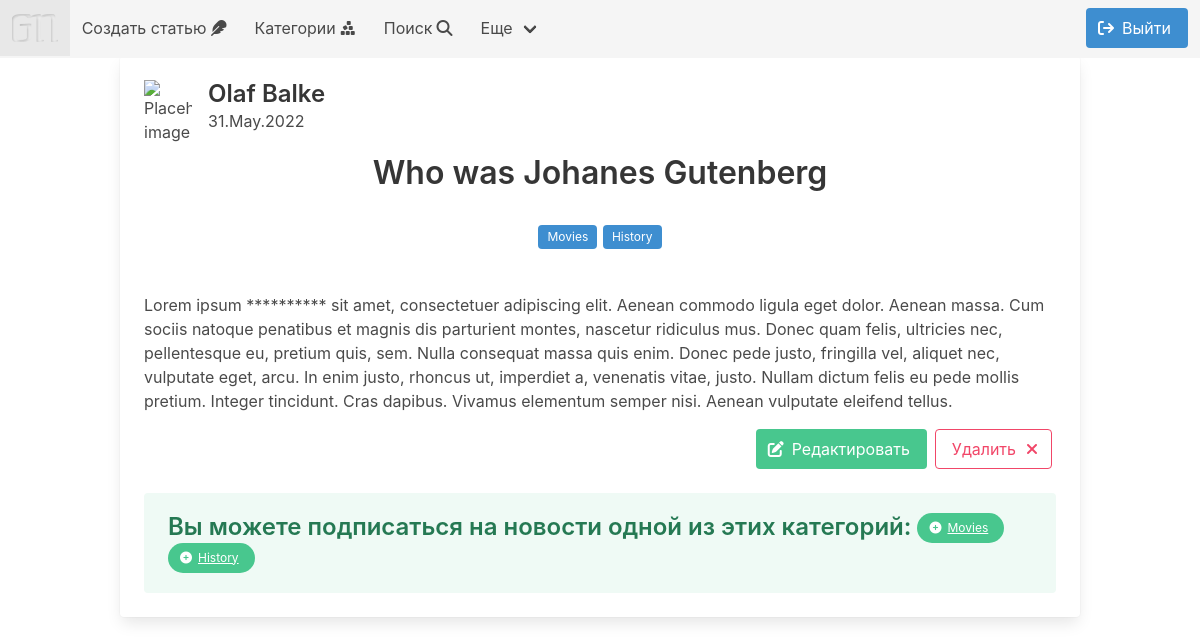
Screenshot of /news/1 (signed in) with the database file from the repository.
### news/models.py (models this page shows, shortened)
class Post(models.Model):
    author = models.ForeignKey(Author, on_delete=models.CASCADE)
    post_type = models.CharField(max_length=3, choices=[('ART', 'Article'), ('NEW', 'News')], default='A')
    creation_date = models.DateTimeField(auto_now_add=True)
    categories = models.ManyToManyField(Category, through='PostCategory')
    post_title = models.CharField(max_length=255)
    post_text = models.TextField()
    post_rating = models.IntegerField(default=0)

class Author(models.Model):
    user = models.OneToOneField(User, on_delete=models.CASCADE)
    user_rating = models.IntegerField(default=0)
    def __str__(self):
        return f'{self.user}'

class Category(models.Model):
    category_name = models.CharField(max_length=256, unique=True)
    subscribers = models.ManyToManyField(User, through='UserCategory')
    def __str__(self):
        return f'{self.category_name}'

### news/views.py (the view)
# urls.py: path('<int:pk>', PostDetail.as_view(), name='post_detail'),
class PostDetail(DetailView):
    model = Post
    template_name = 'news/post_detail.html'
    context_object_name = 'post_detail'

### news/templatetags/custom_filters.py (called while the page is built)
@register.filter(name='censor')
def censor(value):
   bad_words = ['профурсетка', 'проходимец', 'охальница', 'сволочь', 'негодяй', 'подлец']
   text = set(value.split())
   for word in text:
      for bad_word in bad_words:
         if word == bad_word:
               return value.replace(word, '*' * len(word))
   return value # Возвращаемое функцией значение подставится в шаблон.

### templates/news/post_detail.html (shortened to what this page needs)
{% extends 'flatpages/default.html' %}
{% load custom_filters %}
{% block content %}
<div class="card">
    <div class="card-content">
        <div class="media">
            <div class="media-left">
                <figure class="image is-48x48">
                <img src="https://bulma.io/images/placeholders/96x96.png" alt="Placeholder image">
                </figure>
            </div>
        <div class="media-content">
            <p class="title is-4">{{ post_detail.author }}</p>
            <p class="subtitle is-6">{{ post_detail.creation_date | date:'d.M.Y' }}</p>
        </div>
    </div>
    <div class="content">
        <p class="title is-3 is-spaced has-text-centered">
            {{ post_detail.post_title | censor }}
        </p>
        <p class="subtitle is-5 has-text-centered has-text-grey-dark">
            {%for category in post_detail.categories.all%}
            <span class="tag is-info">{{category}}</span>
            {% endfor %}
        </p>
        <br>
        <p>
            {{ post_detail.post_text | censor }}
        </p>
        {% if request.user.username != post_detail.author.username %}
        <div class="buttons is-right">
            <button class="button is-success">
                <span class="icon">
                    <i class="fa-solid fa-pen-to-square"></i>
                </span>
                <span>
                    <a href="{% url 'post_update' post_detail.id %}">
                        <p class="has-text-white">
                        Редактировать
                        </p>
                    </a>
                </span>
            </button>
            <button class="button is-danger is-outlined is-right">
                <a href="{% url 'post_delete' post_detail.id %}">
                    <p class="has-text-danger">
                        Удалить
                    </p>
                </a>
                <span class="icon">
                    <i class="fas fa-times"></i>
                </span>
            </button>
        </div>
        {% endif %}
    </div>
    {% if request.user.is_authenticated %}
        <div class="notification is-success is-light">
            <p class="title is-4">
                Вы можете подписаться на новости одной из этих <strong>категорий</strong>:
            {%for category in post_detail.categories.all%}
                {% if not user in category.subscribers.all %}
                <button class="button is-small is-danger is-light is-rounded ">
                     <span class="icon">
                        <i class="fa-solid fa-circle-minus"></i>
                     </span>
                     <a href="{% url 'subscribe' category.id %}" title="Подписаться">
                         {{category}}
                     </a>
                </button>
                {% else %}
                    <button class="button is-small is-success is-rounded">
                        <span class="icon">
                        <i class="fa-solid fa-circle-plus"></i>
                        </span>
                        <a href="{% url 'unsubscribe' category.id %}" title="Отписаться">
                            {{category}}
                        </a>
                    </button>
                {%endif%}
                {% endfor %}
            </p>
        </div>
    {% endif %}
    </div>
</div>
{% endblock content %}

### rows the page displays
Post: author "Olaf Balke", creation_date "31.May.2022", post_title|censor "Who was Johanes Gutenberg", post_text|censor "Lorem ipsum ********** sit amet, consectetuer adipiscing elit. Aenean commodo ligula eget dolor. Aenean massa. Cum sociis natoque penatibus et magnis dis parturient montes, nascetur ridiculus mus. Donec quam felis, ultricies nec, pellentesque eu, pretium quis, sem. Nulla consequat massa quis enim. Donec pede justo, fringilla vel, aliquet nec, vulputate eget, arcu. In enim justo, rhoncus ut, imperdiet a, venenatis vitae, justo. Nullam dictum felis eu pede mollis pretium. Integer tincidunt. Cras dapibus. Vivamus elementum semper nisi. Aenean vulputate eleifend tellus."
Category: category_name "Movies"
Category: category_name "History"
